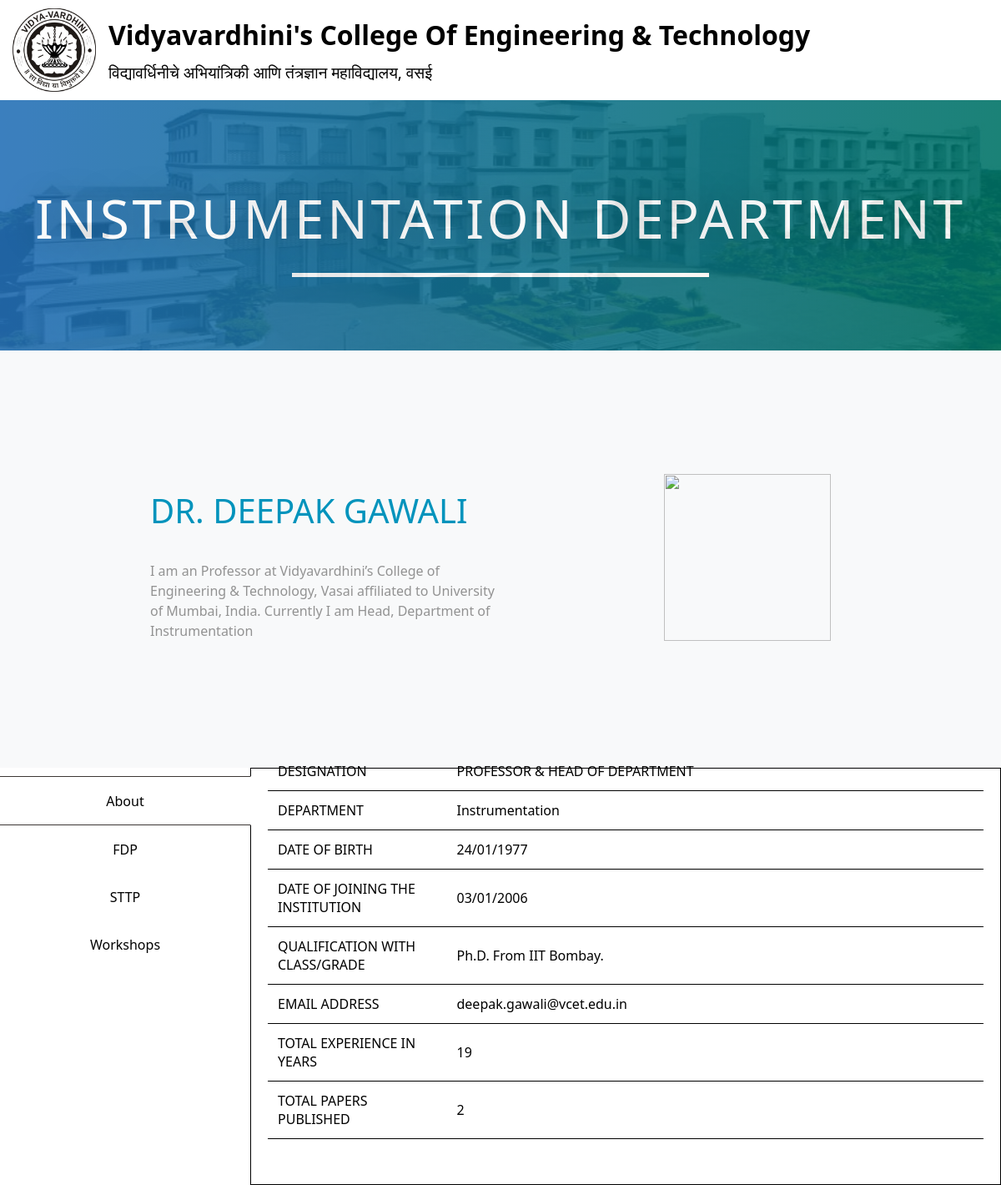
Screenshot of /pg2.php?ssn=21 with the database file from the repository.
### tables this page shows
CREATE TABLE `staff` (
  `ssn` int(10) NOT NULL,
  `S_name` varchar(40) NOT NULL,
  `S_post` text NOT NULL,
  `S_info` longtext NOT NULL,
  `date_of_birth` date NOT NULL,
  `date_of_joining_institute` date NOT NULL,
  `qualification_with_class/grade` text NOT NULL,
  `total_experience_in_years` int(11) NOT NULL,
  `papers_published` int(30) DEFAULT NULL,
  `books_published` int(10) DEFAULT NULL,
  `professional_memberships` text DEFAULT NULL,
  `awards` text DEFAULT NULL,
  `S_email` varchar(30) NOT NULL,
  `dept` varchar(40) NOT NULL,
  `photo` longblob NOT NULL
);

### pg2.php (the view, shortened to what this page needs)
<?php
$guess=$_GET['ssn']??NULL;
$sql = "SELECT * FROM staff WHERE ssn=$guess;";
$conn = mysqli_connect("localhost","root","","staff_info");
if (mysqli_connect_error()){
    echo "can't connect to database";
}
else{
    $result = mysqli_query($conn, $sql);
    while($row = $result->fetch_array()){
        $ssn = $row['ssn'];
        $sname = $row['S_name'];
        $sinfo = $row['S_info'];
        $dept = $row['dept'];
    }
}
?>
<!DOCTYPE html>
<html lang="en">
<head>
    <link rel="stylesheet" type="text/css" href="css/style.css">
</head>
<body>
    <header>
        <nav id="header">
            <div class="header_logo">
              <a href="https://www.vcet.edu.in/" class="pull-left">
                <div id="logo-img"></div>
              </a>
            </div>
              <div class="header_name">
                <a href="https://www.vcet.edu.in/"><h1>Vidyavardhini's College Of Engineering & Technology</h1></a>
                <p>विद्यावर्धिनीचे अभियांत्रिकी आणि तंत्रज्ञान महाविद्यालय, वसई</p>
              </div>
        </nav>
      </header>
    <div class="img">
        <div class="overlay">
            <div class="heading">
                <div class="res"><h2><?php echo $dept; ?> Department</h2></div>
                <div class="break"></div>
                <span id="line"></span>
            </div>
        </div>
    </div>
    <div class="staff">
        <div id="info_parent">
            <div id="staffinfo">
                <div id="staffname">
                    <h3><?php echo $sname; ?></h3>
                </div>
            <div id="staffdes"><?php echo $sinfo; ?> </div>
        </div>
            <div id="staffpic">
                <div><?php
                    echo '<img src="showimg.php?ssn='.$ssn.'" width="200" height="200">';
                    ?>
                </div>
            </div>
        </div>
    </div>
    <div class="activity_info">
        <div id="col1">
            <ul class="list-hover-slide">
                <li data-tab-target="#about" class="btn active"><a>About</a></li>
                <li data-tab-target="#fdp" class="btn"><a>FDP</a></li>
                <li data-tab-target="#sttp" class="btn" ><a>STTP</a></li>
                <li data-tab-target="#workshop" class="btn" ><a>Workshops</a></li>
              </ul>
        </div>
        <div id="col2" >
            <div id="data">
            <?php include("data.php"); ?>
            </div>
        </div>
    </div>
</body>
</html>

### data.php (shortened to what this page needs)
<div style="padding: 20px;">
<table id="about" class="info show">
  <?php
  $sql2 = "SELECT *,DATE_FORMAT(date_of_birth,'%d/%m/%Y') AS dob, DATE_FORMAT(date_of_joining_institute,'%d/%m/%Y') AS doji FROM `staff` WHERE ssn=$ssn;";
  $table = mysqli_query($conn, $sql2);
  while($row = $table->fetch_array()){
    $designation = $row['S_post'];
    $department = $row['dept'];
    $dob = $row['dob'];
    $doji = $row['doji'];
    $qualification = $row['qualification_with_class/grade'];
    $email = $row['S_email'];
    $experience = $row['total_experience_in_years'];
    $paper_published = $row['papers_published'];
    echo '<tr class="about_tr"><th class="about_th">designation</th><td class="about_td">'.strtoupper($designation).'</td></tr>';
    echo '<tr class="about_tr"><th class="about_th">department</th><td class="about_td">'.$department.'</td></tr>';
    echo '<tr class="about_tr"><th class="about_th">date of birth</th><td class="about_td">'.$dob.'</td></tr>';
    echo '<tr class="about_tr"><th class="about_th">date of joining the institution</th><td class="about_td">'.$doji.'</td></tr>';
    echo '<tr class="about_tr"><th class="about_th">qualification with class/grade</th><td class="about_td">'.$qualification.'</td></tr>';
    echo '<tr class="about_tr"><th class="about_th">email address</th><td class="about_td">'.$email.'</td></tr>';
    echo '<tr class="about_tr"><th class="about_th">total experience in years</th><td class="about_td">'.$experience.'</td></tr>';
    if($paper_published){
      echo '<tr class="about_tr"><th class="about_th">total papers published</th><td class="about_td">'.$paper_published.'</td></tr>';
    }
  }
?>
</table>
</div>

### css/style.css (style rules this page uses)
* { box-sizing: border-box; font-family: "Segoe UI", "Open Sans", sans-serif, serif; }
#header { display: flex; }
#logo-img { background: url('../images/clg_logo.png'); background-repeat: no-repeat; background-size: 100px 100px; width: 100px; height: 100px; margin: 10px 15px 10px 15px; }
.header_name { padding-top: 20px; }
.header_name h1 { color: black; font-size: 2em; font-weight: bold; margin-top: 0; margin-bottom: 0; }
.header_name p { color: black; font-size: 1.2em; margin-top: 0; padding-top: 10px; }
.header_name a, .header_name a:focus { text-decoration: none; }
h2 { margin: auto; color: #ffffff; font-size: 4em; font-weight: 400; text-transform: uppercase; font-style: normal; line-height: 1.7em; letter-spacing: 3.6px; text-shadow: 0px 0px 48px rgba(0,0,0,0.3); }
body { margin: 0; padding: 0; }
.img { background-image: url("../images/clg_pic.jpg.jpg"); background-position: center center; background-size: cover; height: 300px; width: 100%; }
.overlay { background-color: transparent; background-image: linear-gradient(90deg, #2470b7 0%, #007367 100%); opacity: 0.89; transition: background 0.3s, border-radius 0.3s, opacity 0.3s; height: 100%; width: 100%; }
.heading { height: 100%; width: 100%; display: flex; flex-wrap: wrap; align-content: center; }
#line { border-top: 5px solid white; width: 60%; margin: auto; animation-duration: 1s; animation-name: zoom; }
.break { flex-basis: 100%; height: 10px; }
.res { text-align: center; margin: auto; animation-duration: 1s; animation-name: zoom; }
.staff { background-color: rgb(241 243 245 / 0.5); }
#info_parent { display: flex; align-items: center; min-height: 500px; margin: 0 auto; max-width: 1000px; }
#staffinfo { width: 70%; padding: 5em; }
#staffname h3 { color: #0093bc; font-size: 40px; font-weight: 400; text-transform: uppercase; padding: 0; line-height: 1; }
#staffdes { margin-bottom: 20px; color: #929292; font-size: 16px; line-height: 1.5; }
#staffpic { width: 50%; text-align: center; padding: 40px 20px; }
.activity_info { display: flex; align-items: stretch; min-height: 300px; width: 100%; }
#col1 { width: 25%; height: 100%; }
#col2 { width: 75%; border:1px solid black; min-height: 500px; }
#data { height: 100%; width: 100%; }
ul { list-style: none; padding: 0; margin-top: 10px; }
li a { padding: 1.1em 0; color: black; text-align: center; text-decoration: none; }
.list-hover-slide li { position: relative; overflow: hidden; }
.list-hover-slide a { display: block; position: relative; transition: 0.35s ease color; }
.list-hover-slide a:before { content: ""; display: block; position: absolute; z-index: -1; left: -100%; top: 0; width: 100%; height: 100%; background: rgba(72, 174, 229, 0.7); transition: 0.35s ease left; }
.active a { color: black !important; }
.active { content: ""; display: block; position: absolute; left: 0; top: 0; width: 100%; height: 100%; border-right: solid 1px #fff; border-bottom: solid 1px #3C3735; border-top: solid 1px #3C3735; box-sizing: content-box; background: #fff; transition: 0.35s ease left; }
@media (min-width: 768px) { #line { width: 500px; } }

### data.php (style rules this page uses)
.info { font-family: "Trebuchet MS", Arial, Helvetica, sans-serif; border-collapse: collapse; width: 100%; margin-top: 0px; display: none; }
.info.show { display: table; margin-top: -40px; }
.about_tr { border-bottom: 1px solid black; }
.about_th, .about_td { padding: 12px; }
.about_th { width: 25%; text-transform: uppercase; text-align: left; font-weight: normal; }

### rows the page displays
staff: dept "INSTRUMENTATION", S_name "DR. DEEPAK GAWALI", S_info "I am an Professor at Vidyavardhini’s College of Engineering & Technology, Vasai affiliated to University of Mumbai, India. Currently I am Head, Department of Instrumentation", S_post "PROFESSOR & HEAD OF DEPARTMENT", dept "Instrumentation", dob "24/01/1977", doji "03/01/2006", value "Ph.D. From IIT Bombay.", S_email "deepak.gawali@vcet.edu.in", total_experience_in_years "19", papers_published "2"
